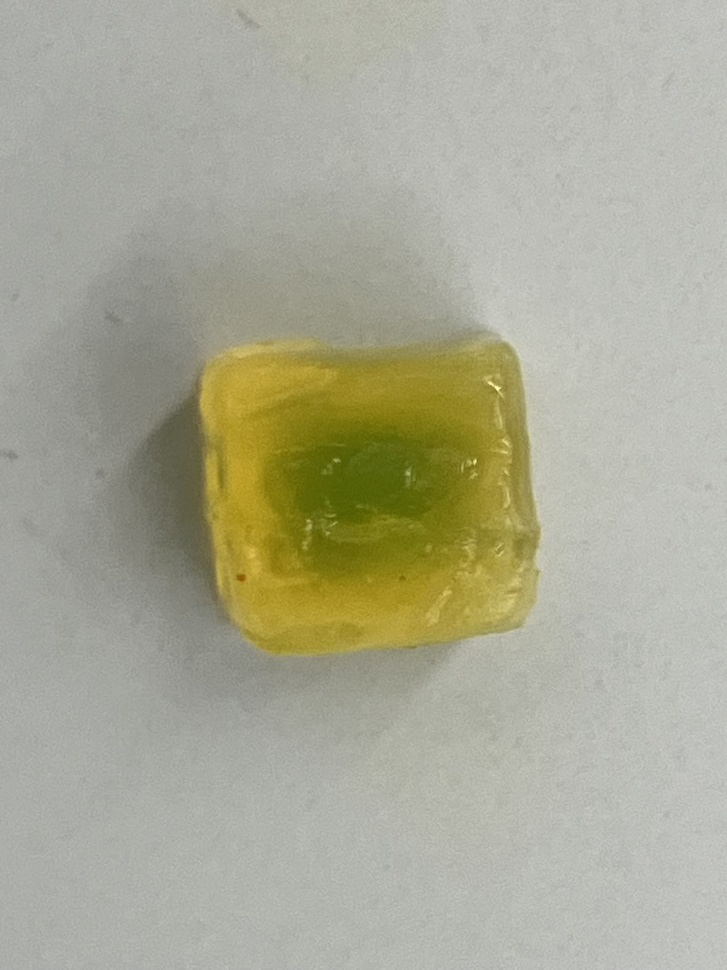
#> input picture ph test/ph=4.65.jpg, 727 x 970 px, shrunk from 1280 x 1707 before the run; its folder holds only this picture in this run
$ python ph_test.py
#> lines starting #> are read from the running program, lines starting #| are printed output that depends on the picture; after the words box and inside, x2 and y2 are one past the last pixel; in counts of white or black regions, pixels touching at a corner belong together
import csv
import matplotlib.pyplot as plt
import numpy as np
import os
import scipy.ndimage as nd
import skimage as ski
from natsort import natsorted

def mask_without_background(img):
  """Get a mask of the background."""
  elevation_map = ski.filters.sobel(img)
  elevation_map = (elevation_map * 255).astype(np.uint8)
  green_mask = (elevation_map[:, :, 2] < 100) & (elevation_map[:, :, 1] > 12) & (elevation_map[:, :, 0] < 150)
  anti_green_mask = (img[:, :, 2] < 100) & (img[:, :, 1] > 70) & (img[:, :, 0] < 100)
  mask = green_mask | anti_green_mask
  masked_image = np.ones_like(img) * 255
  masked_image[mask] = img[mask]
  return masked_image

def remove_background(img, preliminary_mask):
  """Remove the background."""
  # Turn the image to grayscale
  gray_image = ski.color.rgb2gray(preliminary_mask)
  # Denoise the image
  blurred_image = ski.filters.gaussian(gray_image, sigma=4)
  # Apply a threshold of 0.8 to the image
  threshold = 0.8
  binary_mask = blurred_image < threshold
  # Create an all zero values array with the same shape as our binary mask
  binary_mask_image = np.ones_like(img) * 255
  binary_mask_image[binary_mask] = 0
  # Label the objects
  labeled_image, _ = ski.measure.label(binary_mask, return_num=True)
  # Get the areas of the objects to remove small objects
  objects = ski.measure.regionprops(labeled_image)
  object_areas = [obj["area"] for obj in objects]
  if len(object_areas) > 2:
    largest = np.partition(object_areas, -1)[-1]
    # Remove small objects
    small_objects =[obj for obj in objects if obj.area<largest]
    for i in small_objects:
      labeled_image[i.bbox[0]:i.bbox[2], i.bbox[1]:i.bbox[3]]=0
  # Fill holes
  solid_labels = nd.binary_fill_holes(labeled_image).astype(int)
  # Final mask
  final_mask = solid_labels > 0
  # Output
  output_image = np.ones_like(img) * 255
  output_image[final_mask] = img[final_mask]
  return output_image

def load_images(folder_name):
  """Load images in the folder."""
  folder_path = os.path.join(os.getcwd(), folder_name)
  list_files = os.listdir(folder_path)
  list_files = natsorted(list_files)
  image_dict = {}
  for filename in list_files:
    file_path = os.path.join(folder_path, filename)
    image_dict[filename] = ski.io.imread(file_path)
  return image_dict

def average_rgb(img):
  """Get the average RGB of an image."""
  # Create a mask for white regions
  white_mask = np.all(img == [255, 255, 255], axis=-1)
  # Invert the mask to select non-white regions
  non_white_mask = ~white_mask
  # Extract non-white pixels from the image
  non_white_pixels = img[non_white_mask]
  # Calculate the average RGB values for non-white regions
  average_rgb = np.mean(non_white_pixels, axis=0)
  return average_rgb

def fitting_function(rgb):
  """Fitting function"""
  with open('calibration curve.csv') as f:
    reader = csv.reader(f)
    rows = [row for row in reader]
  popt = [float(i) for i in rows[0]]
  return popt[0] * rgb[0]**popt[1] + popt[2] * rgb[1]**popt[3] + popt[4] * rgb[2]**popt[5]

def predict_pH(imgs):
  """Display the result."""
  # Count number
  number = len(imgs)
  if number < 1:
    return
  # Remove background
  image_names = list(imgs.keys())
  processed_images = {}
  for i in image_names:
    processed_images[i] = remove_background(imgs[i], mask_without_background(imgs[i]))
  # Display images
  fig = plt.figure(figsize=(8, 8))
  axes = np.zeros((2, number), dtype=object)
  for i in range(0, number):
    axes[0, i] = fig.add_subplot(2, number, 1+i)
    axes[0, i].axis("off")
    axes[0, i].imshow(processed_images[image_names[i]])
    axes[0, i].set_title(image_names[i][:-4])
  axes[1, 0] = fig.add_subplot(2, 1, 2)
  # Show RGB values
  rgb = []
  for i in image_names:
    rgb.append(average_rgb(processed_images[i]))
  # Show values of R
  red = np.array([i[0] for i in rgb])
  axes[1, 0].plot(range(0, number), red, color="red", linestyle=":")
  # Show values of G
  green = np.array([i[1] for i in rgb])
  axes[1, 0].plot(range(0, number), green, color="green", linestyle=":")
  # Show values of B
  blue = np.array([i[2] for i in rgb])
  axes[1, 0].plot(range(0, number), blue, color="blue", linestyle=":")
  # Hide x axis
  axes[1, 0].axes.get_xaxis().set_visible(False)
  # Y label
  axes[1, 0].set_ylabel('RGB')
  # Show predicted value of pH
  axe_ph = axes[1, 0].twinx()
  axe_ph.set_ylabel('Predicted pH')
  pH = [fitting_function(i) for i in rgb]
  axe_ph.plot(range(0, number), pH, 'r', color="purple", marker="*", linestyle=":")
  for a, b in zip(range(0, number), pH):
    axe_ph.text(a, b + 0.5, "pH" + str("{:.2f}".format(b)), color="purple")
  plt.show()

def main():
  image_dict = load_images('ph test')
#> image_dict = 1 item
  predict_pH(image_dict)
#> in predict_pH, `number = len(imgs)`: number = 1
#> in predict_pH, `image_names = list(imgs.keys())`: image_names = ['ph=4.65.jpg']
#> the loop in predict_pH, `for i in image_names:` made 1 pass
#> i on pass 1: 'ph=4.65.jpg'
#> pass 1, in mask_without_background, `elevation_map = ski.filters.sobel(img)`:
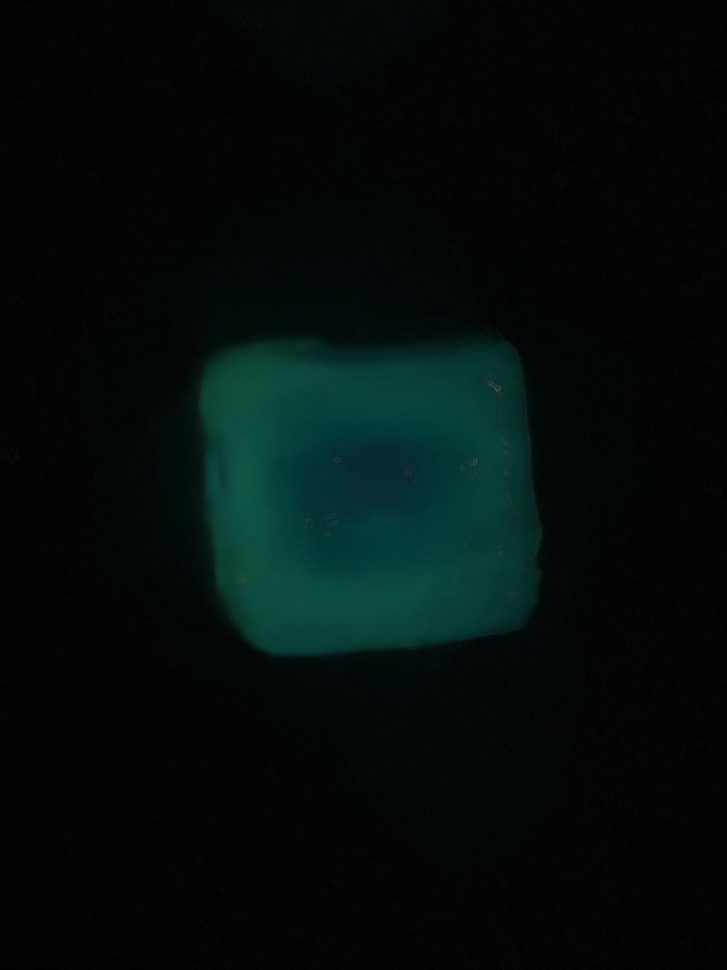
#> elevation_map: shape (970, 727, 3) float64; mean R, G, B 0.0147, 0.049, 0.0476
#> pass 1, in mask_without_background, `green_mask = (elevation_map[:, :, 2] < 100) & (elevation_map[:, :, 1] ..`:
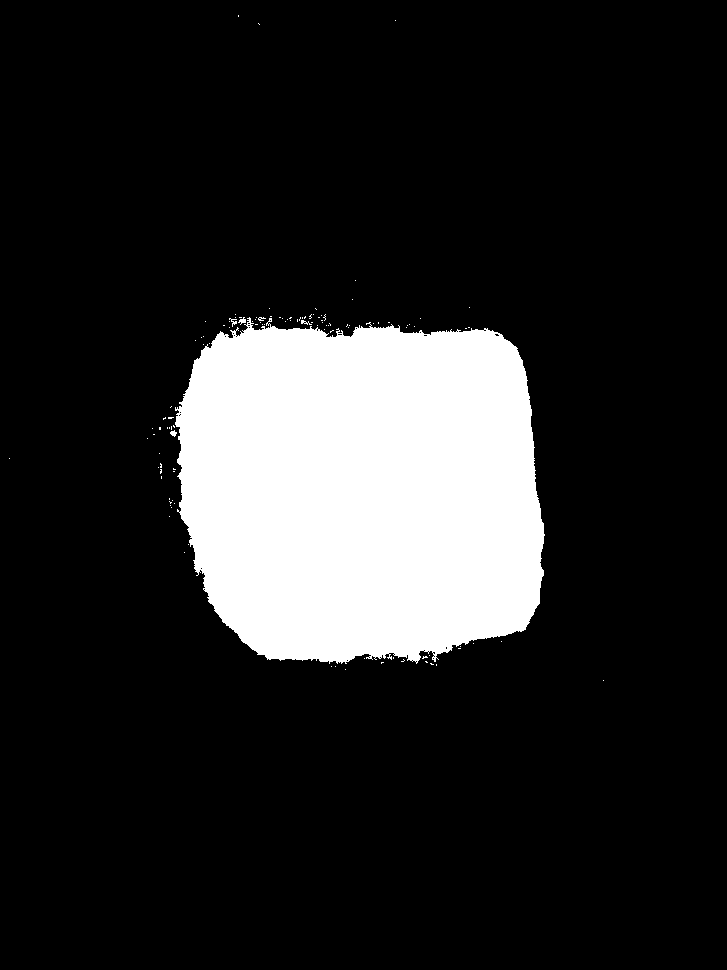
#> green_mask: shape (970, 727) bool; 15.5% white; 116 white regions (111 under 20 px), largest, box (x1, y1, x2, y2) and area: (175, 317, 545, 664) 108622, (238, 317, 246, 325) 32, (170, 430, 177, 437) 29, (229, 318, 237, 327) 28, (301, 320, 312, 325) 25
#> pass 1, in mask_without_background, `anti_green_mask = (img[:, :, 2] < 100) & (img[:, :, 1] > 70) & (img[:,..`:
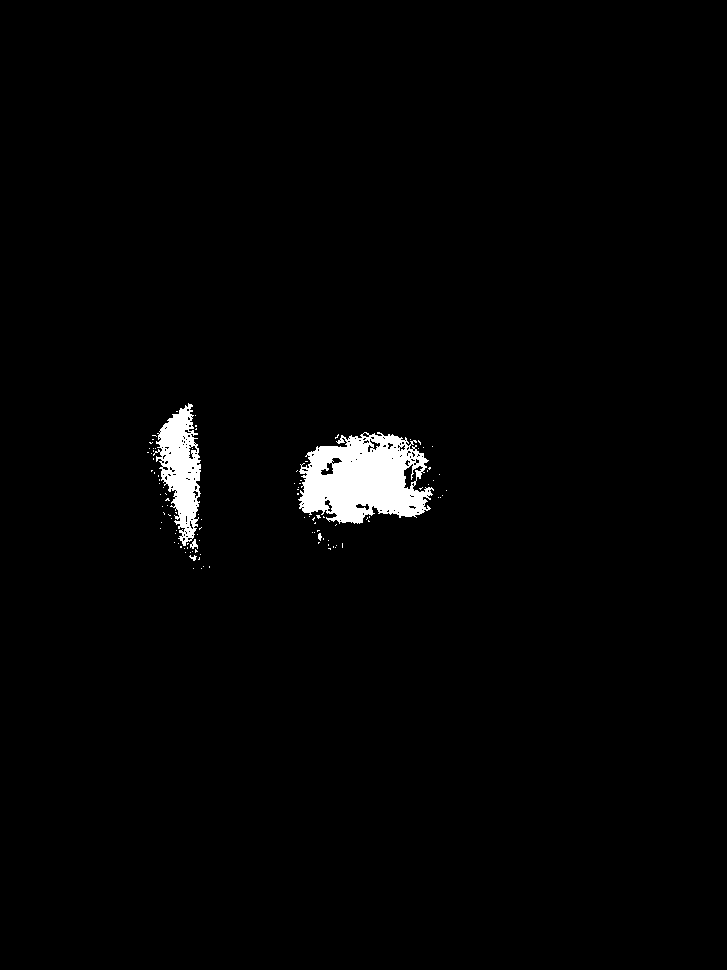
#> anti_green_mask: shape (970, 727) bool; 1.7% white; 106 white regions (101 under 20 px), largest, box (x1, y1, x2, y2) and area: (298, 432, 434, 524) 8333, (153, 403, 201, 546) 3533, (190, 539, 198, 549) 43, (189, 555, 197, 561) 23, (318, 533, 322, 541) 22
#> after the loop in predict_pH, `for i in image_names:`: processed_images = 1 item
#> the loop in predict_pH, `for i in image_names:` made 1 pass
#> i on pass 1: 'ph=4.65.jpg'
#> pass 1, in average_rgb, `white_mask = np.all(img == [255, 255, 255], axis=-1)`:
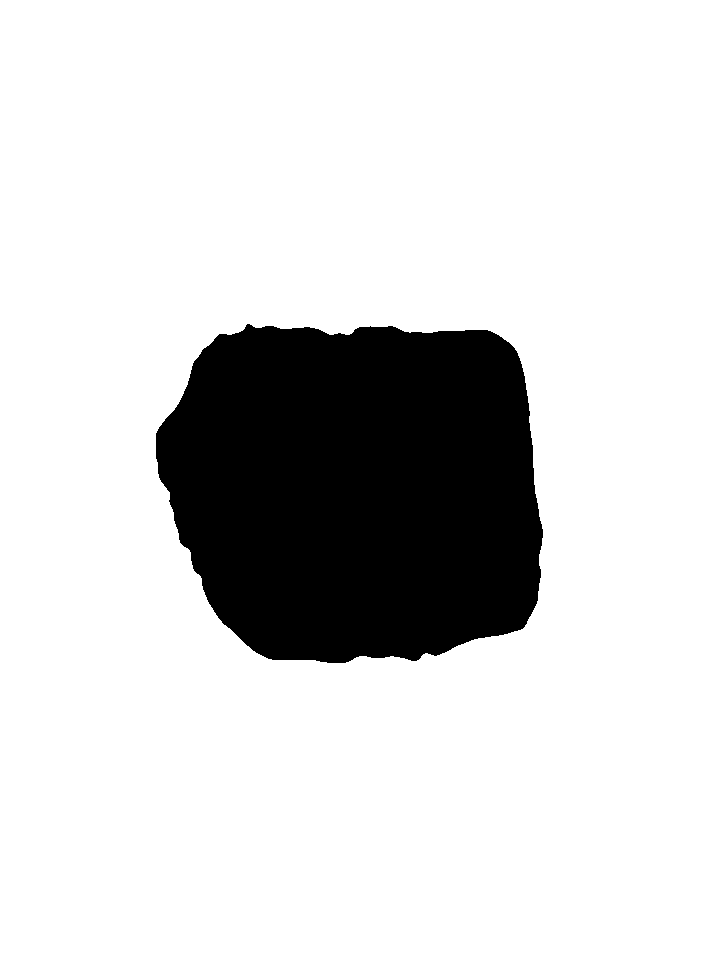
#> white_mask: shape (970, 727) bool; 84.3% white; 1 black region, box (x1, y1, x2, y2) and area: (156, 324, 543, 663) 110477
#> after the loop in predict_pH, `for i in image_names:`: rgb = [[146.2, 135.8, 50.68]]
#> in predict_pH, `red = np.array([i[0] for i in rgb])`: red = [146.2]
#> in predict_pH, `green = np.array([i[1] for i in rgb])`: green = [135.8]
#> in predict_pH, `blue = np.array([i[2] for i in rgb])`: blue = [50.68]
#> (reads calibration curve.csv from the repository)
#> in predict_pH, `pH = [fitting_function(i) for i in rgb]`: pH = [5.08]
#> the loop in predict_pH, `for a, b in zip(range(0, number), pH):` made 1 pass
#> (a, b) on pass 1: (0, 5.08)
#> in predict_pH, `plt.show()`:
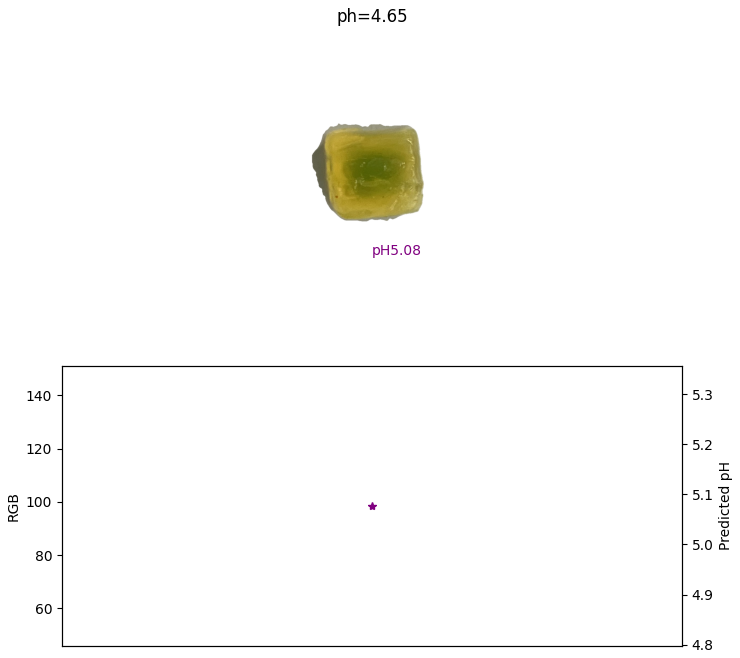
#> figure drawn by matplotlib, 3 panels


if __name__ == "__main__":
    main()
